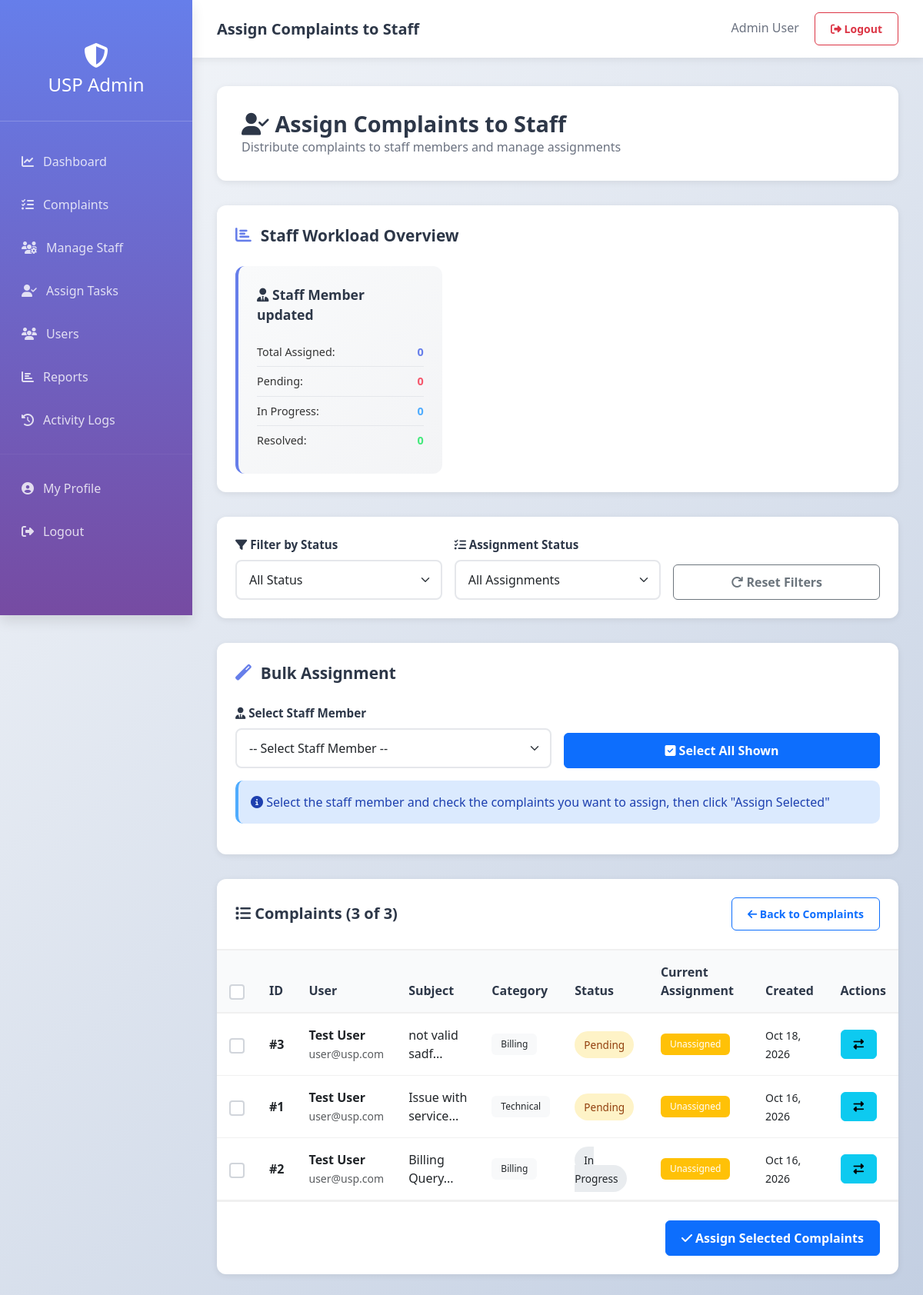
The page /USP_Feedback-3/admin/assign_staff.php (signed in) on the database its author committed.
### tables this page shows
CREATE TABLE `users` (
  `id` int(11) NOT NULL AUTO_INCREMENT,
  `name` varchar(100) NOT NULL,
  `email` varchar(100) NOT NULL,
  `password` varchar(255) NOT NULL,
  `role` enum('admin','staff','user') NOT NULL DEFAULT 'user',
  `status` enum('active','inactive') DEFAULT 'active',
  `created_at` timestamp NULL DEFAULT current_timestamp(),
  `updated_at` timestamp NULL DEFAULT current_timestamp() ON UPDATE current_timestamp(),
  PRIMARY KEY (`id`),
  UNIQUE KEY `email` (`email`)
);

CREATE TABLE `complaints` (
  `complaint_id` int(11) NOT NULL AUTO_INCREMENT,
  `user_id` int(11) NOT NULL,
  `subject` varchar(200) NOT NULL,
  `category` varchar(100) NOT NULL,
  `message` longtext NOT NULL,
  `status` enum('Pending','In Progress','Resolved') DEFAULT 'Pending',
  `assigned_staff` int(11) DEFAULT NULL,
  `solution` longtext DEFAULT NULL,
  `created_at` timestamp NULL DEFAULT current_timestamp(),
  `resolved_at` timestamp NULL DEFAULT NULL,
  PRIMARY KEY (`complaint_id`),
  KEY `user_id` (`user_id`),
  KEY `assigned_staff` (`assigned_staff`),
  CONSTRAINT `fk_161` FOREIGN KEY (`user_id`) REFERENCES `users` (`id`) ON DELETE CASCADE,
  CONSTRAINT `fk_162` FOREIGN KEY (`assigned_staff`) REFERENCES `users` (`id`) ON DELETE SET NULL
);

### USP_Feedback-3/admin/assign_staff.php (the view, shortened to what this page needs)
<?php
include '../config/db_connect.php';
$page = $_GET['page'] ?? 1;
$per_page = 10;
$where_clauses = [];
$where = !empty($where_clauses) ? 'WHERE ' . implode(' AND ', $where_clauses) : '';
$count_query = "SELECT COUNT(*) as total FROM complaints c $where";
$count_result = mysqli_fetch_assoc(mysqli_query($conn, $count_query));
$total_records = $count_result['total'];
$offset = ($page - 1) * $per_page;
$complaints_query = "
    SELECT c.complaint_id, c.subject, c.status, c.created_at, c.category,
           u.name as user_name, u.email as user_email,
           CASE WHEN c.assigned_staff IS NOT NULL THEN (SELECT name FROM users WHERE id = c.assigned_staff) ELSE NULL END as staff_name
    FROM complaints c
    JOIN users u ON c.user_id = u.id
    $where
    ORDER BY c.created_at DESC
    LIMIT $offset, $per_page
";
$complaints = mysqli_fetch_all(mysqli_query($conn, $complaints_query), MYSQLI_ASSOC);
$staff_query = "SELECT id, name, email FROM users WHERE role = 'staff' AND status = 'active' ORDER BY name";
$staff_members = mysqli_fetch_all(mysqli_query($conn, $staff_query), MYSQLI_ASSOC);
$workload_query = "
    SELECT s.id, s.name,
           COUNT(c.complaint_id) as total_assigned,
           COUNT(CASE WHEN c.status = 'Pending' THEN 1 END) as pending,
           COUNT(CASE WHEN c.status = 'In Progress' THEN 1 END) as in_progress,
           COUNT(CASE WHEN c.status = 'Resolved' THEN 1 END) as resolved
    FROM users s
    LEFT JOIN complaints c ON s.id = c.assigned_staff
    WHERE s.role = 'staff' AND s.status = 'active'
    GROUP BY s.id
    ORDER BY s.name
";
$staff_workload = mysqli_fetch_all(mysqli_query($conn, $workload_query), MYSQLI_ASSOC);
?>
<!DOCTYPE html>
<html lang="en">
<head>
    <link href="https://cdn.jsdelivr.net/npm/bootstrap@5.3.0/dist/css/bootstrap.min.css" rel="stylesheet">
    <link rel="stylesheet" href="https://cdnjs.cloudflare.com/ajax/libs/font-awesome/6.4.0/css/all.min.css">
    <link rel="stylesheet" href="../css/style.css">
<link rel="stylesheet" href="../css/responsive.css">
</head>
<body>
    <div class="sidebar">
        <div class="sidebar-brand">
            <i class="fas fa-shield-alt"></i>
            <h4>USP Admin</h4>
        </div>
        <nav class="nav flex-column">
            <a class="nav-link " href="admin_dashboard_professional.php">
                <i class="fas fa-chart-line"></i> Dashboard
            </a>
            <a class="nav-link" href="manage_complaints.php">
                <i class="fas fa-tasks"></i> Complaints
            </a>
            <a class="nav-link" href="manage_staff.php">
                <i class="fas fa-users-cog"></i> Manage Staff
            </a>
            <a class="nav-link" href="assign_staff.php">
                <i class="fas fa-user-check"></i> Assign Tasks
            </a>
            <a class="nav-link" href="manage_users.php">
                <i class="fas fa-users"></i> Users
            </a>
            <a class="nav-link" href="reports.php">
                <i class="fas fa-chart-bar"></i> Reports
            </a>
            <a class="nav-link" href="activity_logs.php">
                <i class="fas fa-history"></i> Activity Logs
            </a>
            <hr style="border-color: rgba(255, 255, 255, 0.2); margin: 1rem 0;">
            <a class="nav-link" href="admin_profile.php">
                <i class="fas fa-user-circle"></i> My Profile
            </a>
            <a class="nav-link" href="logout.php">
                <i class="fas fa-sign-out-alt"></i> Logout
            </a>
        </nav>
    </div>
    <nav class="navbar-custom">
        <div style="display: flex; justify-content: space-between; align-items: center; width: 100%;">
            <h5 style="margin: 0; color: var(--dark); font-weight: 700;">Assign Complaints to Staff</h5>
            <div>
                <span style="color: #6b7280; margin-right: 1rem;"><?php echo $_SESSION['user_name']; ?></span>
                <a href="logout.php" class="btn btn-sm btn-outline-danger">
                    <i class="fas fa-sign-out-alt"></i> Logout
                </a>
            </div>
        </div>
    </nav>
    <div class="main-content">
        <div class="page-header">
            <h2>
                <i class="fas fa-user-check"></i> Assign Complaints to Staff
            </h2>
            <p style="color: #6b7280; margin: 0;">Distribute complaints to staff members and manage assignments</p>
        </div>
        <div class="section-card">
            <div class="section-title">
                <i class="fas fa-bar-chart"></i> Staff Workload Overview
            </div>
            <?php if (count($staff_workload) > 0): ?>
                <div class="row g-3">
                    <?php foreach ($staff_workload as $staff): ?>
                        <div class="col-md-6 col-lg-4">
                            <div class="staff-workload-card">
                                <div class="staff-name">
                                    <i class="fas fa-user-tie"></i> <?php echo htmlspecialchars($staff['name']); ?>
                                </div>
                                <div class="workload-stat">
                                    <span>Total Assigned:</span>
                                    <span class="workload-value"><?php echo $staff['total_assigned']; ?></span>
                                </div>
                                <div class="workload-stat">
                                    <span>Pending:</span>
                                    <span class="workload-value" style="color: #f5576c;"><?php echo $staff['pending']; ?></span>
                                </div>
                                <div class="workload-stat">
                                    <span>In Progress:</span>
                                    <span class="workload-value" style="color: #4facfe;"><?php echo $staff['in_progress']; ?></span>
                                </div>
                                <div class="workload-stat">
                                    <span>Resolved:</span>
                                    <span class="workload-value" style="color: #43e97b;"><?php echo $staff['resolved']; ?></span>
                                </div>
                            </div>
                        </div>
                    <?php endforeach; ?>
                </div>
            <?php endif; ?>
        </div>
        <div class="filter-section">
            <form method="GET" id="filterForm" class="row g-3">
                <div class="col-md-4">
                    <label class="filter-label">
                        <i class="fas fa-filter"></i> Filter by Status
                    </label>
                    <select class="form-select" name="status" onchange="document.getElementById('filterForm').submit();">
                        <option value="all">All Status</option>
                    </select>
                </div>
                <div class="col-md-4">
                    <label class="filter-label">
                        <i class="fas fa-tasks"></i> Assignment Status
                    </label>
                    <select class="form-select" name="assignment" onchange="document.getElementById('filterForm').submit();">
                        <option value="all">All Assignments</option>
                    </select>
                </div>
                <div class="col-md-4 d-flex align-items-end">
                    <a href="assign_staff.php" class="btn btn-outline-secondary w-100">
                        <i class="fas fa-redo"></i> Reset Filters
                    </a>
                </div>
            </form>
        </div>
        <?php if (count($complaints) > 0 && count($staff_members) > 0): ?>
            <form method="POST" id="assignForm">
                <div class="section-card">
                    <div class="section-title">
                        <i class="fas fa-magic"></i> Bulk Assignment
                    </div>
                    <div class="row g-3 mb-3">
                        <div class="col-md-6">
                            <label class="filter-label">
                                <i class="fas fa-user-tie"></i> Select Staff Member
                            </label>
                            <select class="form-select" name="staff_id" required>
                                <option value="">-- Select Staff Member --</option>
                            </select>
                        </div>
                        <div class="col-md-6 d-flex align-items-end">
                            <button type="button" class="btn btn-primary w-100" onclick="selectAllComplaints()">
                                <i class="fas fa-check-square"></i> Select All Shown
                            </button>
                        </div>
                    </div>
                    <div class="alert alert-info" style="background: #dbeafe; border-left: 4px solid #4facfe; color: #1e40af;">
                        <i class="fas fa-info-circle"></i>
                        Select the staff member and check the complaints you want to assign, then click "Assign Selected"
                    </div>
                </div>
            </form>
        <?php endif; ?>
        <div class="table-section">
            <div class="table-header">
                <h5><i class="fas fa-list"></i> Complaints (<?php echo count($complaints); ?> of <?php echo $total_records; ?>)</h5>
                <a href="manage_complaints.php" class="btn btn-outline-primary btn-sm">
                    <i class="fas fa-arrow-left"></i> Back to Complaints
                </a>
            </div>
            <?php if (count($complaints) > 0): ?>
                <form method="POST" id="complaintForm">
                    <div class="table-responsive">
                        <table class="table table-hover">
                            <thead>
                                <tr>
                                    <th>
                                        <input type="checkbox" class="form-check-input" onchange="toggleAllCheckboxes(this)">
                                    </th>
                                    <th>ID</th>
                                    <th>User</th>
                                    <th>Subject</th>
                                    <th>Category</th>
                                    <th>Status</th>
                                    <th>Current Assignment</th>
                                    <th>Created</th>
                                    <th>Actions</th>
                                </tr>
                            </thead>
                            <tbody>
                                <?php foreach ($complaints as $complaint): ?>
                                    <tr>
                                        <td>
                                            <input type="checkbox" class="form-check-input complaint-checkbox"
                                                   name="complaint_ids[]" value="<?php echo $complaint['complaint_id']; ?>">
                                        </td>
                                        <td>
                                            <strong>#<?php echo $complaint['complaint_id']; ?></strong>
                                        </td>
                                        <td>
                                            <div>
                                                <strong><?php echo htmlspecialchars($complaint['user_name']); ?></strong>
                                                <br>
                                                <small class="text-muted"><?php echo htmlspecialchars($complaint['user_email']); ?></small>
                                            </div>
                                        </td>
                                        <td>
                                            <?php echo htmlspecialchars(substr($complaint['subject'], 0, 35)); ?>...
                                        </td>
                                        <td>
                                            <span class="badge bg-light text-dark">
                                                <?php echo htmlspecialchars($complaint['category']); ?>
                                            </span>
                                        </td>
                                        <td>
                                            <?php
                                            $status_class = 'badge-' . strtolower($complaint['status']);
                                            ?>
                                            <span class="badge-status <?php echo $status_class; ?>">
                                                <?php echo $complaint['status']; ?>
                                            </span>
                                        </td>
                                        <td>
                                            <?php if ($complaint['staff_name']): ?>
                                                <span class="badge bg-info"><?php echo htmlspecialchars($complaint['staff_name']); ?></span>
                                            <?php else: ?>
                                                <span class="badge bg-warning">Unassigned</span>
                                            <?php endif; ?>
                                        </td>
                                        <td>
                                            <small><?php echo date('M d, Y', strtotime($complaint['created_at'])); ?></small>
                                        </td>
                                        <td>
                                            <div class="btn-group btn-group-sm" role="group">
                                                <button type="button" class="btn btn-action btn-info" data-bs-toggle="modal"
                                                        data-bs-target="#reassignModal"
                                                        onclick="setReassignData(<?php echo $complaint['complaint_id']; ?>, '<?php echo htmlspecialchars($complaint['subject']); ?>')">
                                                    <i class="fas fa-exchange-alt"></i>
                                                </button>
                                            </div>
                                        </td>
                                    </tr>
                                <?php endforeach; ?>
                            </tbody>
                        </table>
                    </div>
                    <?php if (count($complaints) > 0 && count($staff_members) > 0): ?>
                        <div style="padding: 1.5rem; border-top: 2px solid #f0f0f0; text-align: right;">
                            <button type="button" class="btn btn-primary" onclick="submitBulkAssign()">
                                <i class="fas fa-check"></i> Assign Selected Complaints
                            </button>
                        </div>
                    <?php endif; ?>
                </form>
            <?php endif; ?>
        </div>
    </div>
</body>
</html>

### rows shown on the page
users: name "Staff Member updated", total_assigned "0", pending "0", in_progress "0", resolved "0"
complaints: complaint_id "3", user.name "Test User", user.email "user@usp.com", subject "not valid sadf", category "Billing", status "Pending", created_at "Oct 18, 2026"
complaints: complaint_id "1", user.name "Test User", user.email "user@usp.com", subject "Issue with service", category "Technical", status "Pending", created_at "Oct 16, 2026"
complaints: complaint_id "2", user.name "Test User", user.email "user@usp.com", subject "Billing Query", category "Billing", status "In Progress", created_at "Oct 16, 2026"

### other values the page prints
$_SESSION['user_name'] "Admin User"
count($complaints) "3"
$total_records "3"
